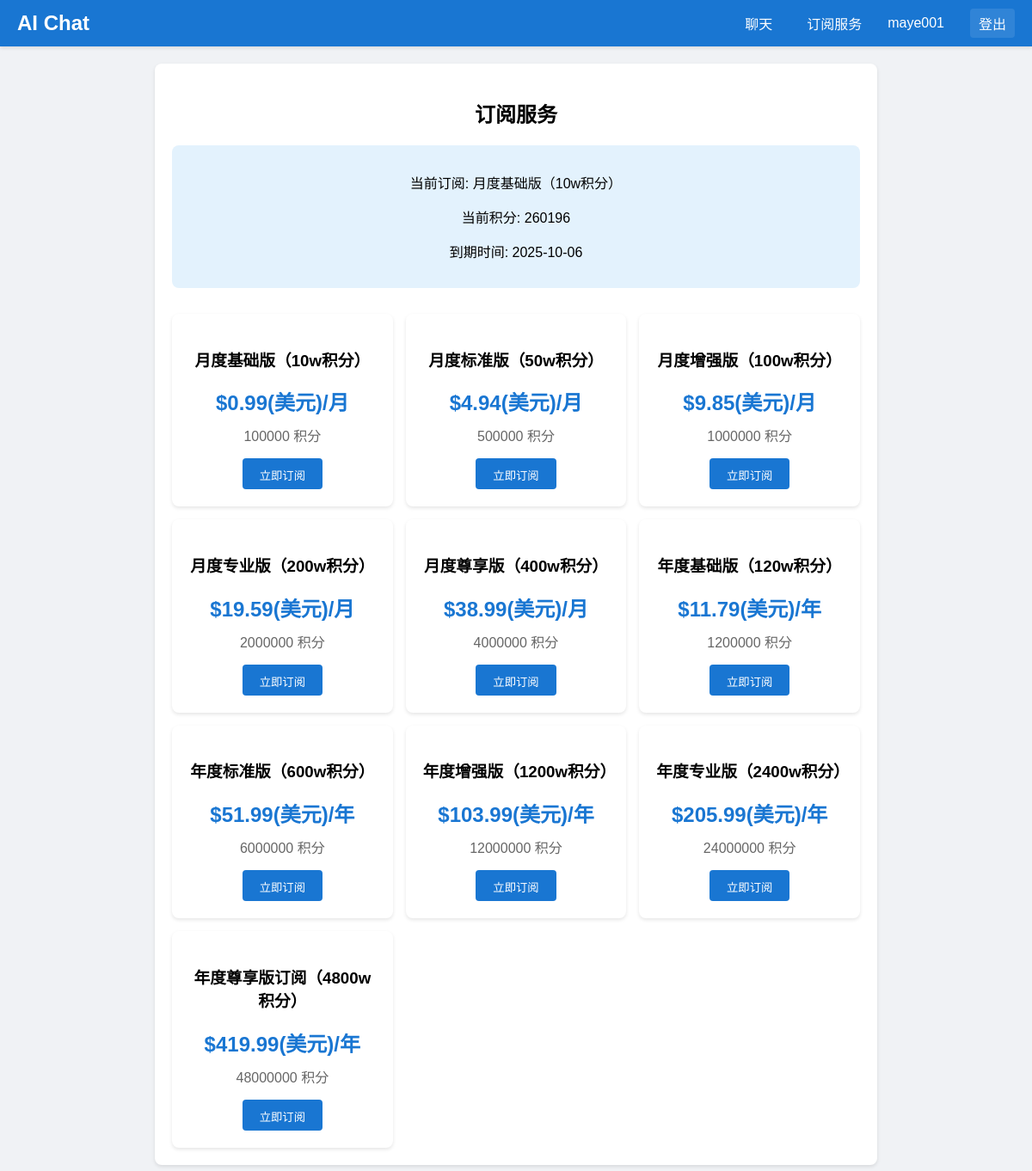
Page /subscription (signed in) on the committed database.
### models/database_models.py (models this page shows, shortened)
class User(UserMixin, db.Model):
    __tablename__ = 'users'
    id = db.Column(db.Integer, primary_key=True)
    username = db.Column(db.String(80), unique=True, nullable=False)
    email = db.Column(db.String(120), unique=True, nullable=False)  # 新增email字段
    password_hash = db.Column(db.String(128))
    chat_id = db.Column(db.String(36), unique=True, nullable=False)
    email_verified = db.Column(db.Boolean, default=False)  # 添加此字段
    email_verify_token = db.Column(db.String(100))  # 存储验证令牌
    token_expiry = db.Column(db.DateTime)  # 令牌过期时间
    created_at = db.Column(db.DateTime, default=datetime.utcnow)

class Subscription(db.Model):
    __tablename__ = 'subscriptions'
    id = db.Column(db.Integer, primary_key=True)
    user_id = db.Column(db.String(36), db.ForeignKey('users.chat_id'), nullable=False)
    user_email = db.Column(db.String(120), nullable=False)
    plan_type = db.Column(db.String(50), nullable=False)  # 订阅类型
    points = db.Column(db.Integer, default=0)  # 剩余积分
    start_date = db.Column(db.DateTime, nullable=False)
    end_date = db.Column(db.DateTime, nullable=False)
    status = db.Column(db.String(20), default='active')  # active, expired
    created_at = db.Column(db.DateTime, default=datetime.utcnow)
    def is_active(self):
        return self.status == 'active' and self.end_date > datetime.utcnow()

### app.py (the view)
@app.route('/subscription')
@login_required
def subscription_page():
    subscription = Subscription.query.filter_by(
        user_id=current_user.chat_id,
        status='active'
    ).first()
    logger.debug(f"User {current_user.username} subscription info: {subscription.__dict__ if subscription else None}")
    logger.debug(f"Available plans: {SUBSCRIPTION_PLANS}")
    return render_template('subscription.html',
        plans=SUBSCRIPTION_PLANS,
        subscription=subscription,
        SUBSCRIPTION_PLANS=SUBSCRIPTION_PLANS
    )

### app.py (called while the page is built)
@login_manager.user_loader
def load_user(user_id):
    return db.session.get(User, int(user_id))

@app.before_request
def before_request():
    logger.error(f"request endpoint is {request.endpoint}")
    logger.error(f"request path is {request.path}")
    if request.endpoint in ['stripe_webhook', 'static', 'login', 'register', 'logout', 'get_captcha', 'send_reset_code', 'verify_reset_code', 'reset_password']:
        return
    if not current_user.is_authenticated:
        if request.headers.get('X-Requested-With') == 'XMLHttpRequest':
            return jsonify({"error": "请先登录"}), 401
        return redirect(url_for('login'))

### templates/subscription.html (shortened to what this page needs)
{% extends "base.html" %}
{% block content %}
<div class="subscription-container">
    <div class="subscription-header">
        <h2>订阅服务</h2>
        {% if subscription and subscription.is_active() and subscription.plan_type in SUBSCRIPTION_PLANS %}
            <div class="current-subscription">
                <p>当前订阅: {{ SUBSCRIPTION_PLANS[subscription.plan_type]['name'] }}</p>
                <p>当前积分: {{ subscription.points }}</p>
                <p>到期时间: {{ subscription.end_date.strftime('%Y-%m-%d') }}</p>
            </div>
        {% endif %}
    </div>
    <div class="subscription-plans">
        {% for plan_id, plan in plans.items() %}
        <div class="plan-card">
            <h3>{{ plan.name }}</h3>
            <div class="price">${{ plan.price }}(美元)/{{ plan.period }}</div>
            <div class="points">{{ plan.points }} 积分</div>
            <button onclick="createCheckoutSession('{{ plan_id }}')" class="subscribe-btn">
                立即订阅
            </button>
        </div>
        {% endfor %}
    </div>
</div>
{% endblock %}

### templates/base.html (shortened to what this page needs)
<!DOCTYPE html>
<html>
<head>
    <link rel="stylesheet" href="{{ url_for('static', filename='style.css') }}">
    <link rel="stylesheet" href="https://cdn.jsdelivr.net/npm/katex@0.16.9/dist/katex.min.css">
</head>
<body>
    <nav class="main-nav">
        <div class="nav-container">
            <div class="nav-logo">
                <a href="{{ url_for('chat') }}">AI Chat</a>
            </div>
            <div class="nav-links">
                {% if current_user.is_authenticated %}
                    <a href="{{ url_for('chat') }}" class="nav-link">聊天</a>
                    <a href="{{ url_for('subscription_page') }}" class="nav-link">订阅服务</a>
                    <span class="user-name">{{ current_user.username }}</span>
                    <a href="{{ url_for('logout') }}" class="nav-link logout">登出</a>
                {% else %}
                    <a href="{{ url_for('login') }}" class="nav-link">登录</a>
                    <a href="{{ url_for('register') }}" class="nav-link">注册</a>
                {% endif %}
            </div>
        </div>
    </nav>
    <div class="main-container">
        {% block content %}{% endblock %}
    </div>
</body>
</html>

### static/style.css (style rules this page uses)
body { justify-content: center; align-items: center; font-family: Arial, sans-serif; margin: 0; padding: 0; background-color: #f0f2f5; height: 100vh; overflow: auto; }
body.subscription-page { height: auto; min-height: 100vh; overflow-y: auto; }
button { padding: 8px 16px; background-color: #1976d2; color: white; border: none; border-radius: 4px; cursor: pointer; height: 36px; }
.subscription-container { max-width: 800px; margin: 20px auto; padding: 20px; background: white; border-radius: 8px; box-shadow: 0 2px 4px rgba(0,0,0,0.1); overflow-y: visible; }
.subscription-header { text-align: center; margin-bottom: 30px; }
.subscription-plans { display: grid; grid-template-columns: repeat(auto-fit, minmax(200px, 1fr)); gap: 15px; margin-top: 20px; }
.plan-card { background: white; border-radius: 8px; padding: 20px; text-align: center; box-shadow: 0 2px 4px rgba(0,0,0,0.1); }
.plan-card .price { font-size: 24px; font-weight: bold; color: #1976d2; margin: 10px 0; }
.plan-card .points { color: #666; margin-bottom: 15px; }
.subscribe-btn { background: #1976d2; color: white; border: none; padding: 10px 20px; border-radius: 4px; cursor: pointer; transition: background-color 0.3s; }
.current-subscription { background: #e3f2fd; padding: 15px; border-radius: 8px; margin-bottom: 20px; }
.main-nav { background-color: #1976d2; padding: 10px 0; box-shadow: 0 2px 4px rgba(0,0,0,0.1); }
.nav-container { max-width: 1200px; margin: 0 auto; display: flex; justify-content: space-between; align-items: center; padding: 0 20px; }
.nav-logo a { color: white; text-decoration: none; font-size: 1.5em; font-weight: bold; }
.nav-links { display: flex; gap: 20px; align-items: center; }
.nav-link { color: white; text-decoration: none; padding: 5px 10px; border-radius: 4px; transition: background-color 0.3s; }
.nav-link.logout { background-color: rgba(255,255,255,0.1); }
.user-name { color: white; margin-right: 10px; }
.main-container { max-width: 1200px; margin: 20px auto; padding: 0 20px; }

### rows in the picture
User: username "maye001"
Subscription: plan_type "月度基础版（10w积分）", points "260196", end_date "2025-10-06"

### other values in the picture
{{ plan.name }} "月度基础版（10w积分）" "月度标准版（50w积分）" "月度增强版（100w积分）" "月度专业版（200w积分）" "月度尊享版（400w积分）" "年度基础版（120w积分）" "年度标准版（600w积分）" "年度增强版（1200w积分）" "年度专业版（2400w积分）" "年度尊享版订阅（4800w积分）"
{{ plan.price }} "0.99" "4.94" "9.85" "19.59" "38.99" "11.79" "51.99" "103.99" "205.99" "419.99"
{{ plan.period }} "月" "月" "月" "月" "月" "年" "年" "年" "年" "年"
{{ plan.points }} "100000" "500000" "1000000" "2000000" "4000000" "1200000" "6000000" "12000000" "24000000" "48000000"
